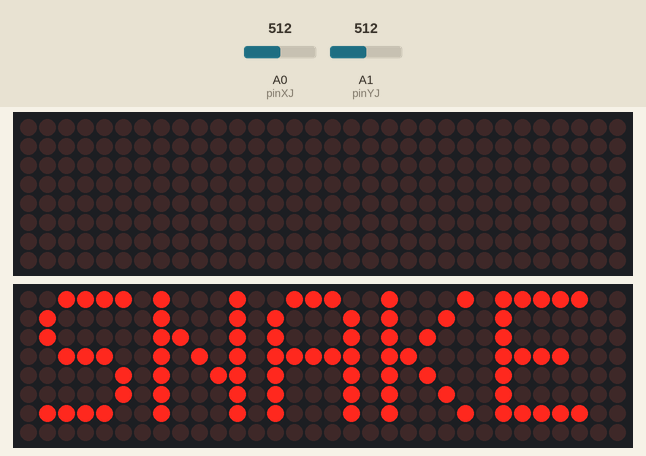
The sketch below on a simulated Arduino Uno, built with avr-gcc and run on an emulated ATmega328P. On the bench: 2 × 32×8 LED matrix. The test bench sets the inputs (shaded band); at power-on: A0 (pinXJ) = 512, A1 (pinYJ) = 512. Random numbers use the default seed unless the sketch sets one.

Above: at 0.1 s.
4.3 s: A0 (pinXJ) set to 658
At 4.8 s:
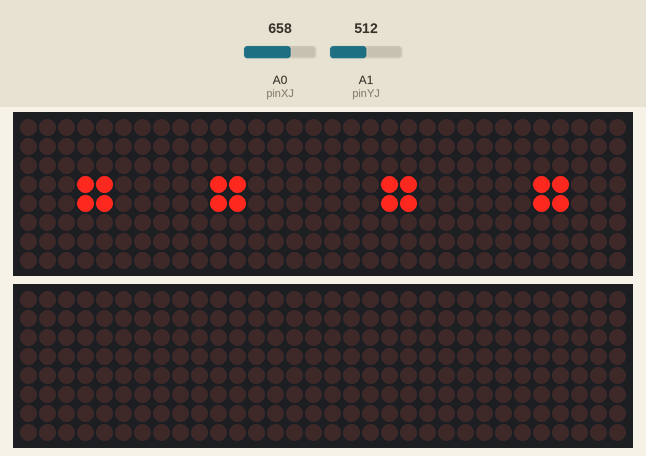
6.1 s: A0 (pinXJ) set to 680
At 11.3 s:
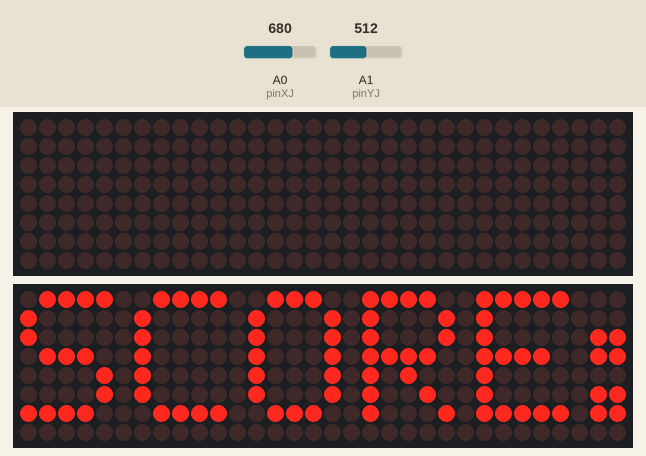
At 14.8 s:
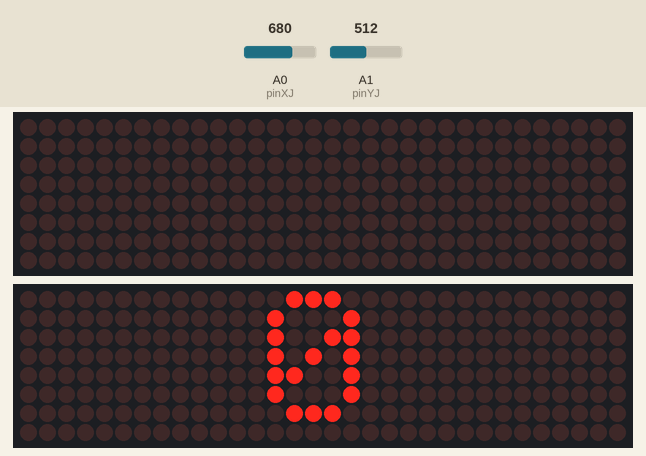

The sketch:

SnakeGame_Victoria_LAura_y_Alan_Gonzalez.ino
```cpp
#include <MD_Parola.h>
#include <MD_MAX72xx.h>
#include <SPI.h>


// Pines
const int pinXJ = A0;
const int pinYJ = A1;
const int DIN = 10;
const int CS = 12;
const int CLK = 11;
const int button = 9;
const int buzzer = 8;

// Variables, Estructuras y Objetos

// Objetos controladores de la matriz

MD_MAX72XX matriz(MD_MAX72XX::FC16_HW, DIN, CLK, CS, 4);
MD_Parola mp(MD_MAX72XX::FC16_HW, DIN, CLK, CS, 4);

// Estructuras

struct Punto{
  int fila = 0, col = 0;
  Punto(int fila = 0, int col = 0): fila(fila), col(col) {}
};

struct Coordinar{
  int x = 0, y = 0;
  Coordinar(int x = 0, int y = 0): x(x), y(y) {}
};

// Variables
Punto snake; // Coordenadas de la serpiente
Punto comida(-1, -1); // Coordenadas de la comida
Coordinar joystickPas(500, 500); //Valores default del Joystick
bool ganaste = false; // Variable que comprueba si gano
bool gameOver = false; // Variable que comprueba si perdió
const int velMensaje = 3000; // Velocidad a la que se desplazan los mensajes
const int snakeLongInicial = 3; // Tamaño inicial de la serpiente
int snakeLong = snakeLongInicial; // Longitud de la serpiente (cambia)
int snakeVelocipy = 300; // Velocidad de la serpiente
int snakeDir = 0; // Dirección de la serpiente
int puntaje; // Puntos que se ganan
const int arriba = 1; // Direccion hacia arriba
const int derecha = 2; // Direccion hacia derecha
const int abajo = 3; // Direccion hacia abajo
const int izquierda = 4; // Direccion hacia izquierda
const int joystickOK = 160; // A partir de que valor se toma en cuenta el movimiento del Joystick
int tablero[8][32] = {}; // Guarda el tablero


//Funciones

void setup() {
  /*Setup que llama a las variables de inicio*/
  start();
  calibrarJoystick();
  mensajeSnake();
}

void loop() {
  /*Función que se repite infinitamente*/
  spawnMuros();
  generarComida();
  setJoystick();
  movSnake();
  gameState();
}

void start(){
  /*Función que inicializa a las matrices y la posición del snake*/
  matriz.begin();
  mp.begin();

  snake.fila = 4;
  snake.col = 16;
}

void generarComida(){
  /*Función que que genera la comida y comprueba si se gana*/
  if(comida.fila == -1 || comida.col == -1){
    if(snakeLong >= 255){
      ganaste = true;
      return; // Previene la generación de la comida
    }

    do{
      comida.fila = random(8);
      comida.col = random(32);
      if(comida.fila == 3 || comida.fila == 4){
        if(comida.col == 3 || comida.col == 4 || comida.col == 11 || comida.col == 12 || comida.col == 20 || comida.col == 21 || comida.col == 27 || comida.col == 28){
          comida.col += 2;
          comida.fila += 2;
        }
      }
    }while(tablero[comida.fila][comida.col] > 0);
  }
}

void setJoystick(){
  /*Función que establece el funcionamiento del Joystick*/
  int dirPrevia = snakeDir; // Variable que guarda la dirección anterior
  long tiempo = millis(); // El tiempo se va a calcular en milisegundos
  int X = analogRead(pinXJ);
  int Y = analogRead(pinYJ);

  while(millis() < tiempo + snakeVelocipy){

    if(snakeVelocipy == 0){
      // Este if se asegura que la velocidad nunca llegue a cero, para que no ocurran errores
      snakeVelocipy = 1;
    }

    Y < joystickPas.y - joystickOK ? snakeDir = arriba    : 0;
    Y > joystickPas.y + joystickOK ? snakeDir = abajo  : 0;
    X < joystickPas.x - joystickOK ? snakeDir = izquierda  : 0;
    X > joystickPas.x + joystickOK ? snakeDir = derecha : 0;

    // ignore directional change by 180 degrees (no effect for non-moving snake)
    snakeDir + 2 == dirPrevia && dirPrevia != 0 ? snakeDir = dirPrevia : 0;
    snakeDir - 2 == dirPrevia && dirPrevia != 0 ? snakeDir = dirPrevia : 0;


    // Hace que la comida parpadee para poder diferencialarla de la serpiente y del muro
    matriz.setPoint(comida.fila, comida.col, millis() % 100 < 50 ? 1 : 0);
  }
}

void movSnake(){
  /*Se encarga de direccionar a la serpiente y que la misma se mueva, así como de sus game over*/
  switch(snakeDir){
    case arriba:
      snake.fila--;
      limitesManager();
      matriz.setPoint(snake.fila, snake.col, 1);
      break;

    case derecha:
      snake.col--;
      limitesManager();
      matriz.setPoint(snake.fila, snake.col, 1);
      break;

    case abajo:
      snake.fila++;
      limitesManager();
      matriz.setPoint(snake.fila, snake.col, 1);
      break;

    case izquierda:
      snake.col++;
      limitesManager();
      matriz.setPoint(snake.fila, snake.col, 1);
      break;

    default:
      return;
  }

  if(tablero[snake.fila][snake.col] > 1 && snakeDir != 0){
    // Si se choca contra su cola, muere
    gameOver = true;
    return;
  }

  if(snake.fila == 3 || snake.fila == 4){
    if(snake.col == 3 || snake.col == 4 || snake.col == 11 || snake.col == 12 || snake.col == 20 || snake.col == 21 || snake.col == 27 || snake.col == 28){
      // Si colisiona con un muro, también muere
      gameOver = true;
      return;
    }
  }


  if(snake.fila == comida.fila && snake.col == comida.col){
    // Comprueba que la serpiente haya comido
    snakeVelocipy -= 2; // Aumenta la velocidad disminuyendo el tiempo en que se mueve
    comida.fila = -1;  // Resetea la comida
    comida.col = -1;

    snakeLong++; // Crece la serpiente

    for (int fila = 0; fila < 8; fila++) {
      for (int col = 0; col < 32; col++) {
        if (tablero[fila][col] > 0 ) {
          tablero[fila][col]++;
        }
      }
    }
  }

  tablero[snake.fila][snake.col] = snakeLong + 1;

  for (int fila = 0; fila < 8; fila++) {
    for (int col = 0; col < 32; col++) {
      if (tablero[fila][col] > 0 ) {
        tablero[fila][col]--;
      }

      // Enciende el nuevo led de la serpiente
      matriz.setPoint(fila, col, tablero[fila][col] == 0 ? 0 : 1);
    }
  }
}

void limitesManager(){
  /*Función que controla que la serpiente entre por un límite y salga por el contrario*/
  snake.col < 0 ? snake.col += 32 : 0;
  snake.col > 31 ? snake.col -= 32 : 0;
  snake.fila < 0 ? snake.fila += 8 : 0;
  snake.fila > 7 ? snake.fila -= 8 : 0;
}

void gameState(){
  /*Comprueba en que estado se encuentra el juego*/
  if(gameOver == true || ganaste == true){
    byeSnake();

    puntaje = snakeLong - snakeLongInicial;

    mostrarScore(puntaje);

    if(gameOver == true){
      mostarGameOver();
    }else if(ganaste == true){
      mostrarGanaste();
    }

    resetVariables();
  }
}

void byeSnake() {
  /*Animación que se muestra cuando se termina el juego*/
  // Apaga los leds
  matriz.setPoint(comida.fila, comida.col, 0);

  delay(800);

  // Hace un flash en la pantalla 5 veces
  for (int i = 0; i < 5; i++) {
    // Invierte la pantalla
    for (int fila = 0; fila < 8; fila++) {
      for (int col = 0; col < 32; col++) {
        matriz.setPoint(fila, col, tablero[fila][col] == 0 ? 1 : 0);
      }
    }

    delay(20);

    // La devuelve a su estado original
    for (int fila = 0; fila < 8; fila++) {
      for (int col = 0; col < 32; col++) {
        matriz.setPoint(fila, col, tablero[fila][col] == 0 ? 0 : 1);
      }
    }
    delay(50);
  }

  delay(600);

  for (int i = 1; i <= snakeLong; i++) {
    for (int fila = 0; fila < 8; fila++) {
      for (int col = 0; col < 32; col++) {
        if (tablero[fila][col] == i) {
          matriz.setPoint(fila, col, 0);
          delay(100);
        }
      }
    }
  }
}

void resetVariables(){
  /*Función que resetea las variables para un nuevo juego*/
  ganaste = false;
  gameOver = false;
  snake.fila = 4;
  snake.col = 16;
  comida.fila = -1;
  comida.col = -1;
  snakeLong = snakeLongInicial;
  snakeDir = 0;
  memset(tablero, 0, sizeof(tablero[0][0]) * 8 * 32);
  matriz.clear(0, 3);
  spawnMuros();
}

void calibrarJoystick(){
  /*Calibra al Joystick*/
  Coordinar var;

  for(int i = 0; i < 10; i++){
    var.x += analogRead(pinXJ);
    var.y += analogRead(pinYJ);
  }

  joystickPas.x = var.x / 10;
  joystickPas.y = var.y / 10;
}

void spawnMuros(){
  /*Funcion que genera los muros contra los que se choca la serpiente*/
  matriz.setPoint(3, 3, true);
  matriz.setPoint(3, 4, true);
  matriz.setPoint(4, 3, true);
  matriz.setPoint(4, 4, true);

  matriz.setPoint(3, 11, true);
  matriz.setPoint(3, 12, true);
  matriz.setPoint(4, 11, true);
  matriz.setPoint(4, 12, true);

  matriz.setPoint(3, 20, true);
  matriz.setPoint(3, 21, true);
  matriz.setPoint(4, 20, true);
  matriz.setPoint(4, 21, true);

  matriz.setPoint(3, 27, true);
  matriz.setPoint(3, 28, true);
  matriz.setPoint(4, 27, true);
  matriz.setPoint(4, 28, true);
}

void mensajeSnake(){
  /*Función que muestra un mensaje al inicio*/
  mp.setTextAlignment(PA_CENTER);
  mp.print("SNAKE");
  delay(velMensaje);
  mp.displayClear();
}

void mostarGameOver(){
  /*Función que muestra un mensaje cuando perdemos*/
  mp.setTextAlignment(PA_CENTER);
  mp.print("U LOSE");
  delay(velMensaje);
  mp.displayClear();
}

void mostrarGanaste(){
  /*Función que muestra un mensaje cuando ganamos*/
  mp.setTextAlignment(PA_CENTER);
  mp.print("U WIN");
  delay(velMensaje);
  mp.displayClear();
}

void mostrarScore(int score){
  /*Función que muestra nuestro puntaje. Su parámetro recibe el puntaje*/
  mp.setTextAlignment(PA_CENTER);
  mp.print("SCORE:");
  delay(velMensaje);
  mp.print(score);
  delay(velMensaje);
  mp.displayClear();
}

void musicaGanar(){


}
```

Measured:
- the behaviour switches between 672 and 673 on A0 (pinXJ) (found by bisection; images 1 and 2)
- what the display in image 2 shows lasts 3.0 s, from 10.6 s to 13.6 s
